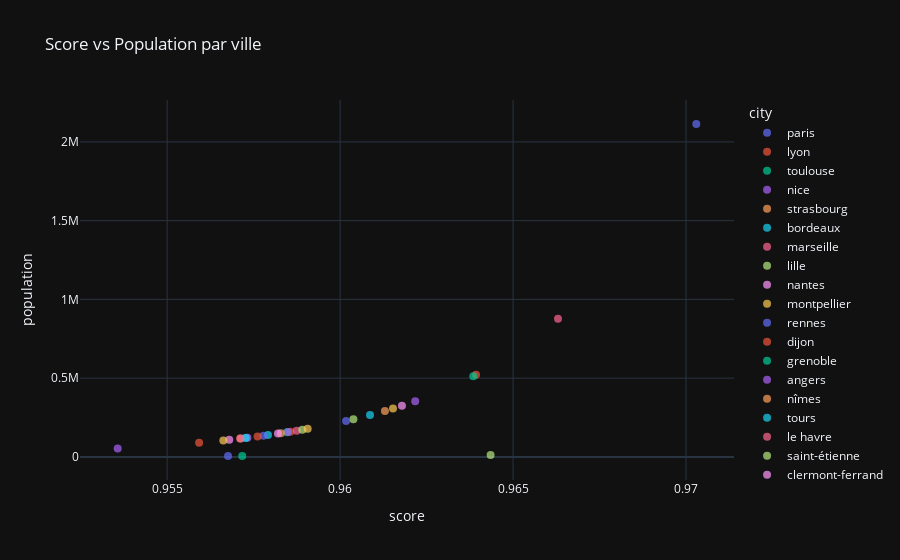

The notebook cell this image was saved under:
### Code cell
# Exemple : score vs population
fig = create_scatter_plot(
    df,
    x="score",
    y="population",
    color="city",  # ou None si trop de villes
    title="Score vs Population par ville"
)
fig.show()

### Figure 1 — Plotly figure (JSON) as saved in the notebook; plotly's stock layout.template omitted (floating-point values rounded to 4 significant figures)
{"data": [{"hovertemplate": "city=paris<br>score=%{x}<br>population=%{y}<extra></extra>", "legendgroup": "paris", "marker": {"color": "#636efa", "opacity": 0.7, "size": 8, "symbol": "circle"}, "mode": "markers", "name": "paris", "orientation": "v", "showlegend": true, "type": "scatter", "x": [0.9703], "xaxis": "x", "y": [2113705], "yaxis": "y"}, {"hovertemplate": "city=lyon<br>score=%{x}<br>population=%{y}<extra></extra>", "legendgroup": "lyon", "marker": {"color": "#EF553B", "opacity": 0.7, "size": 8, "symbol": "circle"}, "mode": "markers", "name": "lyon", "orientation": "v", "showlegend": true, "type": "scatter", "x": [0.9639], "xaxis": "x", "y": [520774], "yaxis": "y"}, {"hovertemplate": "city=toulouse<br>score=%{x}<br>population=%{y}<extra></extra>", "legendgroup": "toulouse", "marker": {"color": "#00cc96", "opacity": 0.7, "size": 8, "symbol": "circle"}, "mode": "markers", "name": "toulouse", "orientation": "v", "showlegend": true, "type": "scatter", "x": [0.9638], "xaxis": "x", "y": [511684], "yaxis": "y"}, {"hovertemplate": "city=nice<br>score=%{x}<br>population=%{y}<extra></extra>", "legendgroup": "nice", "marker": {"color": "#ab63fa", "opacity": 0.7, "size": 8, "symbol": "circle"}, "mode": "markers", "name": "nice", "orientation": "v", "showlegend": true, "type": "scatter", "x": [0.9622], "xaxis": "x", "y": [353701], "yaxis": "y"}, {"hovertemplate": "city=strasbourg<br>score=%{x}<br>population=%{y}<extra></extra>", "legendgroup": "strasbourg", "marker": {"color": "#FFA15A", "opacity": 0.7, "size": 8, "symbol": "circle"}, "mode": "markers", "name": "strasbourg", "orientation": "v", "showlegend": true, "type": "scatter", "x": [0.9613], "xaxis": "x", "y": [291709], "yaxis": "y"}, {"hovertemplate": "city=bordeaux<br>score=%{x}<br>population=%{y}<extra></extra>", "legendgroup": "bordeaux", "marker": {"color": "#19d3f3", "opacity": 0.7, "size": 8, "symbol": "circle"}, "mode": "markers", "name": "bordeaux", "orientation": "v", "showlegend": true, "type": "scatter", "x": [0.9609], "xaxis": "x", "y": [265328], "yaxis": "y"}, {"hovertemplate": "city=marseille<br>score=%{x}<br>population=%{y}<extra></extra>", "legendgroup": "marseille", "marker": {"color": "#FF6692", "opacity": 0.7, "size": 8, "symbol": "circle"}, "mode": "markers", "name": "marseille", "orientation": "v", "showlegend": true, "type": "scatter", "x": [0.9663], "xaxis": "x", "y": [877215], "yaxis": "y"}, {"hovertemplate": "city=lille<br>score=%{x}<br>population=%{y}<extra></extra>", "legendgroup": "lille", "marker": {"color": "#B6E880", "opacity": 0.7, "size": 8, "symbol": "circle"}, "mode": "markers", "name": "lille", "orientation": "v", "showlegend": true, "type": "scatter", "x": [0.9604], "xaxis": "x", "y": [238695], "yaxis": "y"}, {"hovertemplate": "city=nantes<br>score=%{x}<br>population=%{y}<extra></extra>", "legendgroup": "nantes", "marker": {"color": "#FF97FF", "opacity": 0.7, "size": 8, "symbol": "circle"}, "mode": "markers", "name": "nantes", "orientation": "v", "showlegend": true, "type": "scatter", "x": [0.9618], "xaxis": "x", "y": [325070], "yaxis": "y"}, {"hovertemplate": "city=montpellier<br>score=%{x}<br>population=%{y}<extra></extra>", "legendgroup": "montpellier", "marker": {"color": "#FECB52", "opacity": 0.7, "size": 8, "symbol": "circle"}, "mode": "markers", "name": "montpellier", "orientation": "v", "showlegend": true, "type": "scatter", "x": [0.9615], "xaxis": "x", "y": [307101], "yaxis": "y"}, {"hovertemplate": "city=rennes<br>score=%{x}<br>population=%{y}<extra></extra>", "legendgroup": "rennes", "marker": {"color": "#636efa", "opacity": 0.7, "size": 8, "symbol": "circle"}, "mode": "markers", "name": "rennes", "orientation": "v", "showlegend": true, "type": "scatter", "x": [0.9602], "xaxis": "x", "y": [227830], "yaxis": "y"}, {"hovertemplate": "city=dijon<br>score=%{x}<br>population=%{y}<extra></extra>", "legendgroup": "dijon", "marker": {"color": "#EF553B", "opacity": 0.7, "size": 8, "symbol": "circle"}, "mode": "markers", "name": "dijon", "orientation": "v", "showlegend": true, "type": "scatter", "x": [0.9586], "xaxis": "x", "y": [159941], "yaxis": "y"}, {"hovertemplate": "city=grenoble<br>score=%{x}<br>population=%{y}<extra></extra>", "legendgroup": "grenoble", "marker": {"color": "#00cc96", "opacity": 0.7, "size": 8, "symbol": "circle"}, "mode": "markers", "name": "grenoble", "orientation": "v", "showlegend": true, "type": "scatter", "x": [0.9585], "xaxis": "x", "y": [156389], "yaxis": "y"}, {"hovertemplate": "city=angers<br>score=%{x}<br>population=%{y}<extra></extra>", "legendgroup": "angers", "marker": {"color": "#ab63fa", "opacity": 0.7, "size": 8, "symbol": "circle"}, "mode": "markers", "name": "angers", "orientation": "v", "showlegend": true, "type": "scatter", "x": [0.9585], "xaxis": "x", "y": [157555], "yaxis": "y"}, {"hovertemplate": "city=nîmes<br>score=%{x}<br>population=%{y}<extra></extra>", "legendgroup": "nîmes", "marker": {"color": "#FFA15A", "opacity": 0.7, "size": 8, "symbol": "circle"}, "mode": "markers", "name": "nîmes", "orientation": "v", "showlegend": true, "type": "scatter", "x": [0.9583], "xaxis": "x", "y": [150444], "yaxis": "y"}, {"hovertemplate": "city=tours<br>score=%{x}<br>population=%{y}<extra></extra>", "legendgroup": "tours", "marker": {"color": "#19d3f3", "opacity": 0.7, "size": 8, "symbol": "circle"}, "mode": "markers", "name": "tours", "orientation": "v", "showlegend": true, "type": "scatter", "x": [0.9579], "xaxis": "x", "y": [138668], "yaxis": "y"}, {"hovertemplate": "city=le havre<br>score=%{x}<br>population=%{y}<extra></extra>", "legendgroup": "le havre", "marker": {"color": "#FF6692", "opacity": 0.7, "size": 8, "symbol": "circle"}, "mode": "markers", "name": "le havre", "orientation": "v", "showlegend": true, "type": "scatter", "x": [0.9587], "xaxis": "x", "y": [166462], "yaxis": "y"}, {"hovertemplate": "city=saint-étienne<br>score=%{x}<br>population=%{y}<extra></extra>", "legendgroup": "saint-étienne", "marker": {"color": "#B6E880", "opacity": 0.7, "size": 8, "symbol": "circle"}, "mode": "markers", "name": "saint-étienne", "orientation": "v", "showlegend": true, "type": "scatter", "x": [0.9589], "xaxis": "x", "y": [172569], "yaxis": "y"}, {"hovertemplate": "city=clermont-ferrand<br>score=%{x}<br>population=%{y}<extra></extra>", "legendgroup": "clermont-ferrand", "marker": {"color": "#FF97FF", "opacity": 0.7, "size": 8, "symbol": "circle"}, "mode": "markers", "name": "clermont-ferrand", "orientation": "v", "showlegend": true, "type": "scatter", "x": [0.9582], "xaxis": "x", "y": [147751], "yaxis": "y"}, {"hovertemplate": "city=reims<br>score=%{x}<br>population=%{y}<extra></extra>", "legendgroup": "reims", "marker": {"color": "#FECB52", "opacity": 0.7, "size": 8, "symbol": "circle"}, "mode": "markers", "name": "reims", "orientation": "v", "showlegend": true, "type": "scatter", "x": [0.9591], "xaxis": "x", "y": [178478], "yaxis": "y"}, {"hovertemplate": "city=amiens<br>score=%{x}<br>population=%{y}<extra></extra>", "legendgroup": "amiens", "marker": {"color": "#636efa", "opacity": 0.7, "size": 8, "symbol": "circle"}, "mode": "markers", "name": "amiens", "orientation": "v", "showlegend": true, "type": "scatter", "x": [0.9578], "xaxis": "x", "y": [134780], "yaxis": "y"}, {"hovertemplate": "city=limoges<br>score=%{x}<br>population=%{y}<extra></extra>", "legendgroup": "limoges", "marker": {"color": "#EF553B", "opacity": 0.7, "size": 8, "symbol": "circle"}, "mode": "markers", "name": "limoges", "orientation": "v", "showlegend": true, "type": "scatter", "x": [0.9576], "xaxis": "x", "y": [129754], "yaxis": "y"}, {"hovertemplate": "city=perpignan<br>score=%{x}<br>population=%{y}<extra></extra>", "legendgroup": "perpignan", "marker": {"color": "#00cc96", "opacity": 0.7, "size": 8, "symbol": "circle"}, "mode": "markers", "name": "perpignan", "orientation": "v", "showlegend": true, "type": "scatter", "x": [0.9573], "xaxis": "x", "y": [120996], "yaxis": "y"}, {"hovertemplate": "city=metz<br>score=%{x}<br>population=%{y}<extra></extra>", "legendgroup": "metz", "marker": {"color": "#ab63fa", "opacity": 0.7, "size": 8, "symbol": "circle"}, "mode": "markers", "name": "metz", "orientation": "v", "showlegend": true, "type": "scatter", "x": [0.9573], "xaxis": "x", "y": [121695], "yaxis": "y"}, {"hovertemplate": "city=orléans<br>score=%{x}<br>population=%{y}<extra></extra>", "legendgroup": "orléans", "marker": {"color": "#FFA15A", "opacity": 0.7, "size": 8, "symbol": "circle"}, "mode": "markers", "name": "orléans", "orientation": "v", "showlegend": true, "type": "scatter", "x": [0.9571], "xaxis": "x", "y": [116344], "yaxis": "y"}, {"hovertemplate": "city=besançon<br>score=%{x}<br>population=%{y}<extra></extra>", "legendgroup": "besançon", "marker": {"color": "#19d3f3", "opacity": 0.7, "size": 8, "symbol": "circle"}, "mode": "markers", "name": "besançon", "orientation": "v", "showlegend": true, "type": "scatter", "x": [0.9573], "xaxis": "x", "y": [120057], "yaxis": "y"}, {"hovertemplate": "city=rouen<br>score=%{x}<br>population=%{y}<extra></extra>", "legendgroup": "rouen", "marker": {"color": "#FF6692", "opacity": 0.7, "size": 8, "symbol": "circle"}, "mode": "markers", "name": "rouen", "orientation": "v", "showlegend": true, "type": "scatter", "x": [0.9571], "xaxis": "x", "y": [116331], "yaxis": "y"}, {"hovertemplate": "city=riedisheim<br>score=%{x}<br>population=%{y}<extra></extra>", "legendgroup": "riedisheim", "marker": {"color": "#B6E880", "opacity": 0.7, "size": 8, "symbol": "circle"}, "mode": "markers", "name": "riedisheim", "orientation": "v", "showlegend": true, "type": "scatter", "x": [0.9644], "xaxis": "x", "y": [12154], "yaxis": "y"}, {"hovertemplate": "city=caen<br>score=%{x}<br>population=%{y}<extra></extra>", "legendgroup": "caen", "marker": {"color": "#FF97FF", "opacity": 0.7, "size": 8, "symbol": "circle"}, "mode": "markers", "name": "caen", "orientation": "v", "showlegend": true, "type": "scatter", "x": [0.9568], "xaxis": "x", "y": [108398], "yaxis": "y"}, {"hovertemplate": "city=nancy<br>score=%{x}<br>population=%{y}<extra></extra>", "legendgroup": "nancy", "marker": {"color": "#FECB52", "opacity": 0.7, "size": 8, "symbol": "circle"}, "mode": "markers", "name": "nancy", "orientation": "v", "showlegend": true, "type": "scatter", "x": [0.9566], "xaxis": "x", "y": [104387], "yaxis": "y"}, {"hovertemplate": "city=combourg<br>score=%{x}<br>population=%{y}<extra></extra>", "legendgroup": "combourg", "marker": {"color": "#636efa", "opacity": 0.7, "size": 8, "symbol": "circle"}, "mode": "markers", "name": "combourg", "orientation": "v", "showlegend": true, "type": "scatter", "x": [0.9568], "xaxis": "x", "y": [6324], "yaxis": "y"}, {"hovertemplate": "city=poitiers<br>score=%{x}<br>population=%{y}<extra></extra>", "legendgroup": "poitiers", "marker": {"color": "#EF553B", "opacity": 0.7, "size": 8, "symbol": "circle"}, "mode": "markers", "name": "poitiers", "orientation": "v", "showlegend": true, "type": "scatter", "x": [0.9559], "xaxis": "x", "y": [89472], "yaxis": "y"}, {"hovertemplate": "city=orgères<br>score=%{x}<br>population=%{y}<extra></extra>", "legendgroup": "orgères", "marker": {"color": "#00cc96", "opacity": 0.7, "size": 8, "symbol": "circle"}, "mode": "markers", "name": "orgères", "orientation": "v", "showlegend": true, "type": "scatter", "x": [0.9572], "xaxis": "x", "y": [5602], "yaxis": "y"}, {"hovertemplate": "city=bayonne<br>score=%{x}<br>population=%{y}<extra></extra>", "legendgroup": "bayonne", "marker": {"color": "#ab63fa", "opacity": 0.7, "size": 8, "symbol": "circle"}, "mode": "markers", "name": "bayonne", "orientation": "v", "showlegend": true, "type": "scatter", "x": [0.9536], "xaxis": "x", "y": [53312], "yaxis": "y"}], "layout": {"legend": {"title": {"text": "city"}, "tracegroupgap": 0}, "title": {"text": "Score vs Population par ville"}, "xaxis": {"anchor": "y", "domain": [0, 1], "title": {"text": "score"}}, "yaxis": {"anchor": "x", "domain": [0, 1], "title": {"text": "population"}}}}
